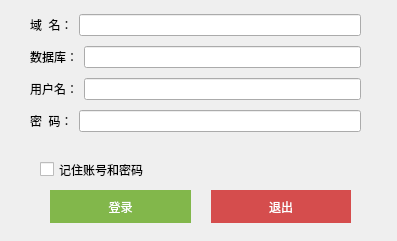
<?xml version="1.0" encoding="UTF-8"?>
<ui version="4.0">
 <class>login_window</class>
 <widget class="QWidget" name="login_window">
  <property name="geometry">
   <rect>
    <x>0</x>
    <y>0</y>
    <width>397</width>
    <height>241</height>
   </rect>
  </property>
  <property name="windowTitle">
   <string>登录界面</string>
  </property>
  <widget class="QCheckBox" name="remember_checkbox">
   <property name="geometry">
    <rect>
     <x>40</x>
     <y>160</y>
     <width>151</width>
     <height>19</height>
    </rect>
   </property>
   <property name="text">
    <string>记住账号和密码</string>
   </property>
  </widget>
  <widget class="QWidget" name="layoutWidget">
   <property name="geometry">
    <rect>
     <x>50</x>
     <y>190</y>
     <width>301</width>
     <height>33</height>
    </rect>
   </property>
   <layout class="QGridLayout" name="grid">
    <property name="horizontalSpacing">
     <number>20</number>
    </property>
    <property name="verticalSpacing">
     <number>10</number>
    </property>
    <item row="0" column="0">
     <widget class="QPushButton" name="login_button">
      <property name="styleSheet">
       <string notr="true">background-color: #82b74b; color: white; border: none; padding: 8px 15px;</string>
      </property>
      <property name="text">
       <string>登录</string>
      </property>
     </widget>
    </item>
    <item row="0" column="1">
     <widget class="QPushButton" name="exit_button">
      <property name="styleSheet">
       <string notr="true">background-color: #d54d4d; color: white; border: none; padding: 8px 15px;</string>
      </property>
      <property name="text">
       <string>退出</string>
      </property>
     </widget>
    </item>
   </layout>
  </widget>
  <widget class="QWidget" name="layoutWidget">
   <property name="geometry">
    <rect>
     <x>30</x>
     <y>10</y>
     <width>331</width>
     <height>127</height>
    </rect>
   </property>
   <layout class="QVBoxLayout" name="verticalLayout">
    <item>
     <layout class="QHBoxLayout" name="hbox1_2">
      <item>
       <widget class="QLabel" name="server_label">
        <property name="text">
         <string>域  名：</string>
        </property>
       </widget>
      </item>
      <item>
       <widget class="QLineEdit" name="server_edit"/>
      </item>
     </layout>
    </item>
    <item>
     <layout class="QHBoxLayout" name="hbox2_2">
      <item>
       <widget class="QLabel" name="db_label">
        <property name="text">
         <string>数据库：</string>
        </property>
       </widget>
      </item>
      <item>
       <widget class="QLineEdit" name="db_edit">
        <property name="echoMode">
         <enum>QLineEdit::Normal</enum>
        </property>
       </widget>
      </item>
     </layout>
    </item>
    <item>
     <layout class="QHBoxLayout" name="hbox1">
      <item>
       <widget class="QLabel" name="username_label">
        <property name="text">
         <string>用户名：</string>
        </property>
       </widget>
      </item>
      <item>
       <widget class="QLineEdit" name="username_edit"/>
      </item>
     </layout>
    </item>
    <item>
     <layout class="QHBoxLayout" name="hbox2">
      <item>
       <widget class="QLabel" name="password_label">
        <property name="text">
         <string>密  码：</string>
        </property>
       </widget>
      </item>
      <item>
       <widget class="QLineEdit" name="password_edit">
        <property name="echoMode">
         <enum>QLineEdit::Password</enum>
        </property>
       </widget>
      </item>
     </layout>
    </item>
   </layout>
  </widget>
 </widget>
 <tabstops>
  <tabstop>username_edit</tabstop>
  <tabstop>password_edit</tabstop>
  <tabstop>remember_checkbox</tabstop>
  <tabstop>login_button</tabstop>
  <tabstop>exit_button</tabstop>
 </tabstops>
 <resources/>
 <connections>
  <connection>
   <sender>exit_button</sender>
   <signal>clicked()</signal>
   <receiver>login_window</receiver>
   <slot>close()</slot>
   <hints>
    <hint type="sourcelabel">
     <x>284</x>
     <y>141</y>
    </hint>
    <hint type="destinationlabel">
     <x>302</x>
     <y>249</y>
    </hint>
   </hints>
  </connection>
 </connections>
 <slots>
  <signal>loginsignal1()</signal>
  <slot>login()</slot>
 </slots>
</ui>
